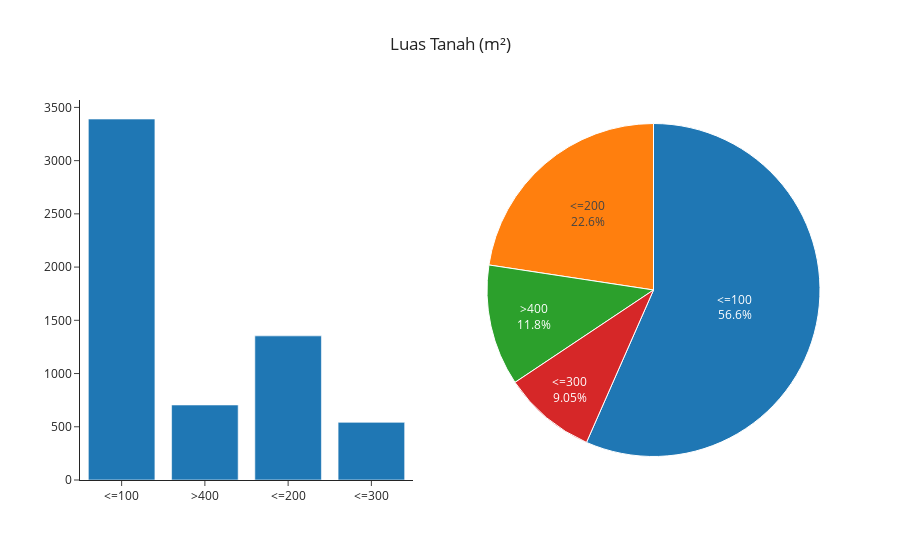

Notebook code for this chart:
### Code cell
fig = make_subplots(rows=1, cols=2, specs=[[{'type':'xy'}, {'type':'domain'}]])

fig.add_trace(go.Histogram(x = cp_df["area"],name="Luas Tanah"),row=1, col=1)
fig.add_trace(go.Pie(labels = cp_df["area"] ,name="Luas Tanah", textinfo='percent+label', textposition='inside', marker=dict(line=dict(color='white', width=1))),row=1, col=2)

fig.update_layout(showlegend=False, title="Luas Tanah (m²)", title_x=.5)

fig.show()

### Figure 1 — Plotly figure (JSON) as saved in the notebook; plotly's stock layout.template omitted (floating-point values rounded to 4 significant figures; data arrays with more than 128 entries replaced by an {"elided": "..."} marker saying what was removed)
{"data": [{"name": "Luas Tanah", "type": "histogram", "x": {"elided": "5992 str values"}, "xaxis": "x", "yaxis": "y"}, {"domain": {"x": [0.55, 1], "y": [0, 1]}, "labels": {"elided": "5992 str values"}, "marker": {"line": {"color": "white", "width": 1}}, "name": "Luas Tanah", "textinfo": "percent+label", "textposition": "inside", "type": "pie"}], "layout": {"showlegend": false, "title": {"text": "Luas Tanah (m²)", "x": 0.5}, "xaxis": {"anchor": "y", "domain": [0, 0.45]}, "yaxis": {"anchor": "x", "domain": [0, 1]}}}
